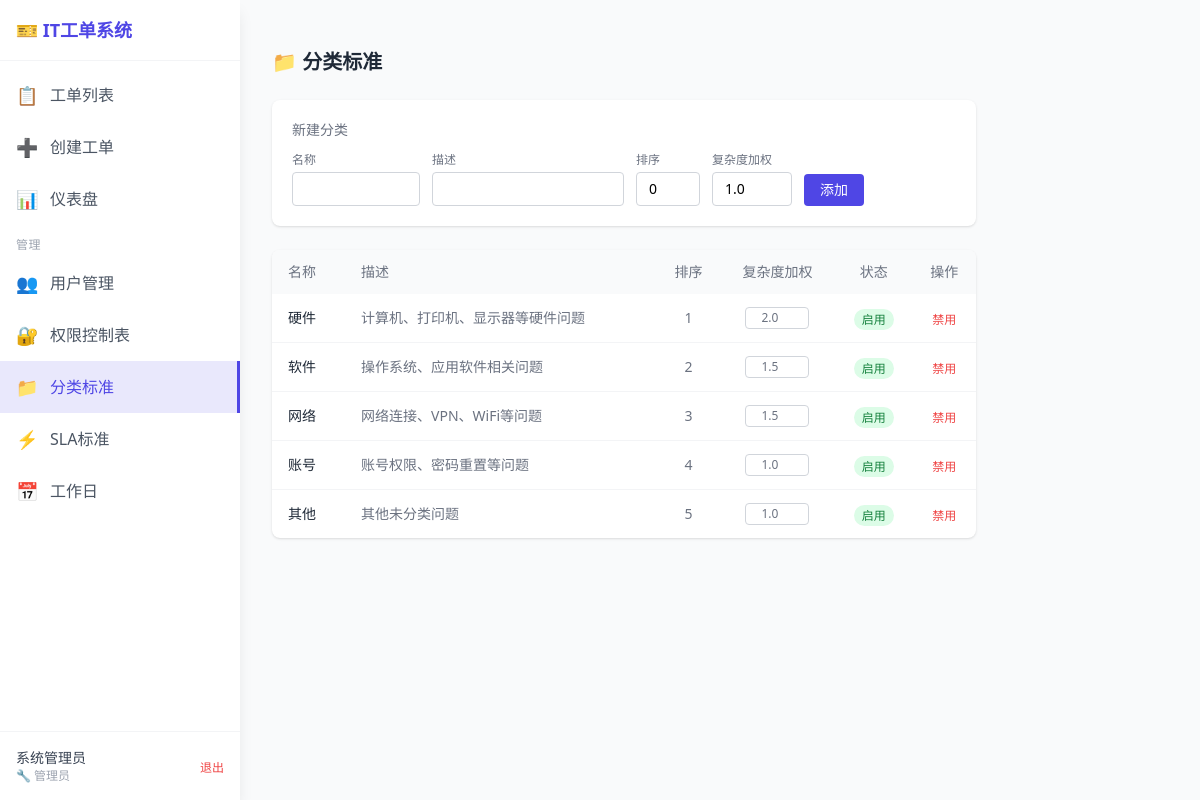
The app's page /admin/categories (signed in) with its own data.
### app/models/user.py (models this page shows, shortened)
class User(Base):
    __tablename__ = "users"
    id: Mapped[int] = mapped_column(Integer, primary_key=True, autoincrement=True)
    username: Mapped[str] = mapped_column(String(50), unique=True, nullable=False, index=True)
    email: Mapped[Optional[str]] = mapped_column(String(255), nullable=True)
    password_hash: Mapped[str] = mapped_column(String(255), nullable=False)
    display_name: Mapped[str] = mapped_column(String(100), nullable=False)
    role: Mapped[str] = mapped_column(String(20), nullable=False, default="end_user")
    is_active: Mapped[bool] = mapped_column(Boolean, default=True)
    created_at: Mapped[datetime] = mapped_column(
        DateTime(timezone=True), default=lambda: now()
    )
    updated_at: Mapped[Optional[datetime]] = mapped_column(
        DateTime(timezone=True), nullable=True, onupdate=lambda: now()
    )

### app/models/category.py (models this page shows)
class Category(Base):
    __tablename__ = "categories"
    id: Mapped[int] = mapped_column(Integer, primary_key=True, autoincrement=True)
    name: Mapped[str] = mapped_column(String(50), unique=True, nullable=False)
    description: Mapped[Optional[str]] = mapped_column(String(200), nullable=True)
    is_active: Mapped[bool] = mapped_column(Boolean, default=True)
    sort_order: Mapped[int] = mapped_column(Integer, default=0)
    complexity_weight: Mapped[float] = mapped_column(default=1.0)
    created_at: Mapped[datetime] = mapped_column(
        DateTime(timezone=True), default=lambda: now()
    )

### app/routers/admin.py (the view)
@router.get("/categories", response_class=HTMLResponse)
async def admin_categories(
    request: Request,
    db: AsyncSession = Depends(get_db),
    current_user: User = Depends(require_admin),
):
    categories = await category_service.list_categories(db)
    ctx = template_context(request, current_user, categories=categories)
    return templates.TemplateResponse("admin/categories.html", ctx)

### app/templates/admin/categories.html (shortened to what this page needs)
{% extends "base.html" %}
{% block content %}
<div class="p-8 max-w-3xl">
    <div class="flex justify-between items-center mb-6">
        <h2 class="text-xl font-bold text-gray-800">📁 分类标准</h2>
    </div>
    <div class="bg-white rounded-lg shadow p-5 mb-6">
        <h3 class="text-sm font-medium text-gray-500 mb-3">新建分类</h3>
        <form action="/admin/categories" method="POST" class="flex gap-3 items-end flex-wrap">
            <div>
                <label class="block text-xs text-gray-500 mb-1">名称</label>
                <input type="text" name="name" required class="px-3 py-1.5 border border-gray-300 rounded text-sm w-32">
            </div>
            <div>
                <label class="block text-xs text-gray-500 mb-1">描述</label>
                <input type="text" name="description" class="px-3 py-1.5 border border-gray-300 rounded text-sm w-48">
            </div>
            <div>
                <label class="block text-xs text-gray-500 mb-1">排序</label>
                <input type="number" name="sort_order" value="0" class="px-3 py-1.5 border border-gray-300 rounded text-sm w-16">
            </div>
            <div>
                <label class="block text-xs text-gray-500 mb-1">复杂度加权</label>
                <input type="number" name="complexity_weight" value="1.0" step="0.5" min="0.5" max="5.0" class="px-3 py-1.5 border border-gray-300 rounded text-sm w-20" title="复杂度权重，默认1.0">
            </div>
            <button type="submit" class="bg-indigo-600 text-white px-4 py-1.5 rounded text-sm hover:bg-indigo-700">添加</button>
        </form>
    </div>
    <div class="bg-white rounded-lg shadow overflow-hidden">
        <table class="w-full">
            <thead class="bg-gray-50">
                <tr>
                    <th class="text-left px-4 py-3 text-sm font-medium text-gray-500">名称</th>
                    <th class="text-left px-4 py-3 text-sm font-medium text-gray-500">描述</th>
                    <th class="text-center px-3 py-3 text-sm font-medium text-gray-500">排序</th>
                    <th class="text-center px-3 py-3 text-sm font-medium text-gray-500">复杂度加权</th>
                    <th class="text-center px-3 py-3 text-sm font-medium text-gray-500">状态</th>
                    <th class="text-center px-3 py-3 text-sm font-medium text-gray-500">操作</th>
                </tr>
            </thead>
            <tbody class="divide-y divide-gray-100">
                {% for cat in categories %}
                <tr class="hover:bg-gray-50">
                    <td class="px-4 py-3 text-sm font-medium text-gray-800">{{ cat.name }}</td>
                    <td class="px-4 py-3 text-sm text-gray-500">{{ cat.description or '-' }}</td>
                    <td class="px-3 py-3 text-sm text-gray-500 text-center">{{ cat.sort_order }}</td>
                    <td class="px-3 py-3 text-sm text-gray-500 text-center">
                        <form action="/admin/categories/{{ cat.id }}/edit" method="POST" class="inline-flex items-center gap-1">
                            <input type="number" name="complexity_weight" value="{{ cat.complexity_weight }}"
                                   step="0.5" min="0.5" max="5.0"
                                   class="w-16 px-1 py-0.5 border border-gray-300 rounded text-xs text-center"
                                   onchange="this.form.submit()"
                                   title="复杂度权重">
                        </form>
                    </td>
                    <td class="px-3 py-3 text-center">
                        {% if cat.is_active %}
                        <span class="text-xs bg-green-100 text-green-700 px-2 py-0.5 rounded-full">启用</span>
                        {% else %}
                        <span class="text-xs bg-gray-100 text-gray-500 px-2 py-0.5 rounded-full">禁用</span>
                        {% endif %}
                    </td>
                    <td class="px-3 py-3 text-center">
                        <form action="/admin/categories/{{ cat.id }}/toggle" method="POST" class="inline">
                            <button type="submit" class="text-xs {% if cat.is_active %}text-red-500 hover:text-red-700{% else %}text-green-500 hover:text-green-700{% endif %}">
                                {% if cat.is_active %}禁用{% else %}启用{% endif %}
                            </button>
                        </form>
                    </td>
                </tr>
                {% else %}
                <tr><td colspan="6" class="px-4 py-8 text-center text-gray-400">暂无分类</td></tr>
                {% endfor %}
            </tbody>
        </table>
    </div>
</div>
{% endblock %}

### app/templates/base.html (shortened to what this page needs)
<!DOCTYPE html>
<html lang="zh-CN">
<head>
    <script src="/static/tailwind.min.js"></script>
</head>
<body class="bg-gray-50 min-h-screen flex">
    {% if current_user %}
    <nav class="w-60 bg-white shadow-lg h-screen fixed left-0 top-0 flex flex-col z-10">
        <div class="p-4 border-b border-gray-100">
            <h1 class="text-lg font-bold text-indigo-600">🎫 IT工单系统</h1>
        </div>
        <div class="flex-1 py-2 overflow-y-auto">
            <a href="/tickets" class="flex items-center px-4 py-3 text-gray-600 hover:bg-gray-50 {% if request.url.path == '/tickets' %}sidebar-active{% endif %}">
                <span class="text-lg mr-3">📋</span> <span>工单列表</span>
            </a>
            <a href="/tickets/new" class="flex items-center px-4 py-3 text-gray-600 hover:bg-gray-50 {% if request.url.path == '/tickets/new' %}sidebar-active{% endif %}">
                <span class="text-lg mr-3">➕</span> <span>创建工单</span>
            </a>
            {% if current_user.is_staff %}
            <a href="/dashboard" class="flex items-center px-4 py-3 text-gray-600 hover:bg-gray-50 {% if request.url.path == '/dashboard' %}sidebar-active{% endif %}">
                <span class="text-lg mr-3">📊</span> <span>仪表盘</span>
            </a>
            {% endif %}
            {% if current_user.is_admin %}
            <div class="px-4 pt-3 pb-1 text-xs text-gray-400 uppercase tracking-wider">管理</div>
            <a href="/admin/users" class="flex items-center px-4 py-3 text-gray-600 hover:bg-gray-50 {% if '/admin/users' in request.url.path %}sidebar-active{% endif %}">
                <span class="text-lg mr-3">👥</span> <span>用户管理</span>
            </a>
            <a href="/admin/permissions" class="flex items-center px-4 py-3 text-gray-600 hover:bg-gray-50 {% if '/admin/permissions' in request.url.path %}sidebar-active{% endif %}">
                <span class="text-lg mr-3">🔐</span> <span>权限控制表</span>
            </a>
            <a href="/admin/categories" class="flex items-center px-4 py-3 text-gray-600 hover:bg-gray-50 {% if '/admin/categories' in request.url.path %}sidebar-active{% endif %}">
                <span class="text-lg mr-3">📁</span> <span>分类标准</span>
            </a>
            <a href="/admin/priorities" class="flex items-center px-4 py-3 text-gray-600 hover:bg-gray-50 {% if '/admin/priorities' in request.url.path %}sidebar-active{% endif %}">
                <span class="text-lg mr-3">⚡</span> <span>SLA标准</span>
            </a>
            <a href="/admin/workdays" class="flex items-center px-4 py-3 text-gray-600 hover:bg-gray-50 {% if '/admin/workdays' in request.url.path %}sidebar-active{% endif %}">
                <span class="text-lg mr-3">📅</span> <span>工作日</span>
            </a>
            {% endif %}
        </div>
        <div class="border-t border-gray-100 p-4">
            <div class="flex items-center justify-between">
                <div class="text-sm">
                    <div class="font-medium text-gray-700">{{ current_user.display_name }}</div>
                    <div class="text-xs text-gray-400">
                        {% if current_user.role == 'admin' %}🔧 管理员
                        {% elif current_user.role == 'it_staff' %}💻 IT人员
                        {% else %}👤 用户
                        {% endif %}
                    </div>
                </div>
                <form action="/auth/logout" method="POST">
                    <button type="submit" class="text-xs text-red-500 hover:text-red-700">退出</button>
                </form>
            </div>
        </div>
    </nav>
    {% endif %}
    <div class="ml-60 flex-1 pt-4">
        {% block content %}{% endblock %}
    </div>
</body>
</html>

### app/templates/base.html (style rules this page uses)
.sidebar-active { background-color: rgba(79, 70, 229, 0.12); border-right: 3px solid #4F46E5; }
.sidebar-active span { color: #4F46E5; }

### records on screen
User: display_name "系统管理员"
Category: name "硬件", description "计算机、打印机、显示器等硬件问题", sort_order "1", complexity_weight "2.0", is_active "启用"
Category: name "软件", description "操作系统、应用软件相关问题", sort_order "2", complexity_weight "1.5", is_active "启用"
Category: name "网络", description "网络连接、VPN、WiFi等问题", sort_order "3", complexity_weight "1.5", is_active "启用"
Category: name "账号", description "账号权限、密码重置等问题", sort_order "4", complexity_weight "1.0", is_active "启用"
Category: name "其他", description "其他未分类问题", sort_order "5", complexity_weight "1.0", is_active "启用"
